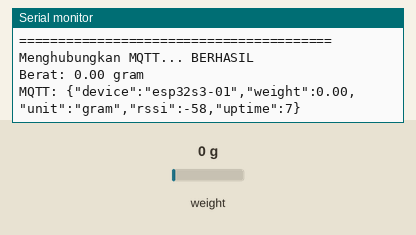
The sketch below on a simulated ESP32-S3. Shown: the last lines printed to the serial monitor. The inputs (shaded band) are chosen by the test bench; at power-on: weight on the scale 0 g. WiFi joins after 1.5 s; servers stay silent unless stated; no MQTT or app messages arrive unless stated.

Above: at 7.7 s.
7.8 s: weight on the scale set to 100 g
At 9.1 s:
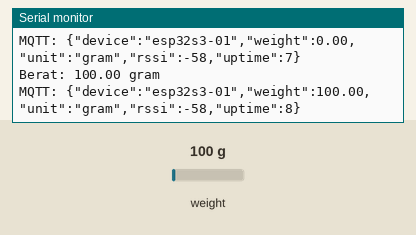
9.3 s: weight on the scale set to 1250 g
At 10.7 s:
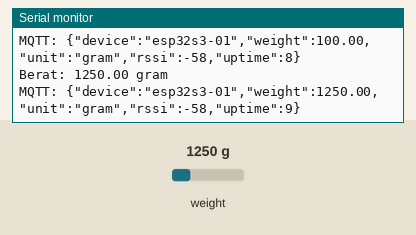
Timing chart, 0 to 12.3 s (numbered marks = the images above; inputs shaded):
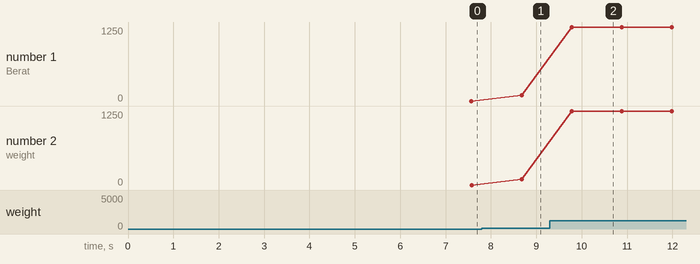

The sketch:

final.ino
```cpp
#include <Arduino.h>
#include <WiFi.h>
#include <WiFiManager.h>
#include <PubSubClient.h>
#include "HX711.h"

// ========================================
// ESP32-S3 N16R8 + HX711
// ========================================
#define LOADCELL_DOUT_PIN 4
#define LOADCELL_SCK_PIN  5

// ========================================
// HX711
// ========================================
HX711 scale;

float calibration_factor = 459.542;

// Nilai di bawah threshold dianggap 0 gram
const float ZERO_THRESHOLD = 1.0;

// ========================================
// MQTT
// ========================================
// GANTI dengan IP Raspberry Pi 4
const char* MQTT_BROKER = "192.168.1.106";
const int   MQTT_PORT   = 1883;

// Topic
const char* MQTT_TOPIC_DATA   = "loadcell/esp32s3-01/data";
const char* MQTT_TOPIC_STATUS = "loadcell/esp32s3-01/status";

// ========================================
// NETWORK
// ========================================
WiFiClient espClient;
PubSubClient mqttClient(espClient);

unsigned long lastPublish = 0;
const unsigned long PUBLISH_INTERVAL = 500;

// ========================================
// MQTT CONNECT
// ========================================
void reconnectMQTT() {

  while (!mqttClient.connected()) {

    Serial.print("Menghubungkan MQTT... ");

    String clientId = "ESP32S3-LoadCell-01-";
    clientId += String((uint32_t)ESP.getEfuseMac(), HEX);

    if (mqttClient.connect(
      clientId.c_str(),
      MQTT_TOPIC_STATUS,
      0,
      true,
      "offline"
    )) {

      Serial.println("BERHASIL");

      // Status online
      mqttClient.publish(
        MQTT_TOPIC_STATUS,
        "online",
        true
      );

    } else {

      Serial.print("GAGAL, rc=");
      Serial.println(mqttClient.state());

      delay(3000);
    }
  }
}

// ========================================
// SETUP
// ========================================
void setup() {

  Serial.begin(115200);
  delay(2000);

  Serial.println();
  Serial.println("========================================");
  Serial.println("ESP32-S3 N16R8");
  Serial.println("HX711 + WiFiManager + MQTT");
  Serial.println("========================================");

  // ======================================
  // HX711
  // ======================================
  scale.begin(
    LOADCELL_DOUT_PIN,
    LOADCELL_SCK_PIN
  );

  scale.set_scale(calibration_factor);

  Serial.println("Pastikan load cell TANPA BEBAN...");
  delay(2000);

  scale.tare();

  Serial.println("Tare selesai.");
  Serial.println("Berat awal = 0 gram");

  // ======================================
  // WIFI MANAGER
  // ======================================
  WiFiManager wm;

  wm.setConfigPortalTimeout(180);

  Serial.println();
  Serial.println("Menghubungkan ke WiFi...");

  bool connected = wm.autoConnect(
    "ESP32-S3-LOADCELL"
  );

  if (!connected) {

    Serial.println("WiFi gagal terhubung.");
    Serial.println("Restart...");

    delay(3000);
    ESP.restart();
  }

  Serial.println();
  Serial.println("WiFi TERHUBUNG!");
  Serial.print("IP ESP32: ");
  Serial.println(WiFi.localIP());

  Serial.print("RSSI: ");
  Serial.println(WiFi.RSSI());

  // ======================================
  // MQTT
  // ======================================
  mqttClient.setServer(
    MQTT_BROKER,
    MQTT_PORT
  );

  mqttClient.setBufferSize(512);

  Serial.print("MQTT Broker: ");
  Serial.print(MQTT_BROKER);
  Serial.print(":");
  Serial.println(MQTT_PORT);

  Serial.println("========================================");
}

// ========================================
// LOOP
// ========================================
void loop() {

  // ======================================
  // MQTT CONNECTION
  // ======================================
  if (!mqttClient.connected()) {
    reconnectMQTT();
  }

  mqttClient.loop();

  // ======================================
  // READ HX711
  // ======================================
  float berat = scale.get_units(10);

  // Auto zero
  if (abs(berat) < ZERO_THRESHOLD) {
    berat = 0.0;
  }

  // ======================================
  // SERIAL MONITOR
  // ======================================
  Serial.print("Berat: ");
  Serial.print(berat, 2);
  Serial.println(" gram");

  // ======================================
  // MQTT PUBLISH
  // ======================================
  if (millis() - lastPublish >= PUBLISH_INTERVAL) {

    lastPublish = millis();

    String payload = "{";
    payload += "\"device\":\"esp32s3-01\",";
    payload += "\"weight\":" + String(berat, 2) + ",";
    payload += "\"unit\":\"gram\",";
    payload += "\"rssi\":" + String(WiFi.RSSI()) + ",";
    payload += "\"uptime\":" + String(millis() / 1000);
    payload += "}";

    mqttClient.publish(
      MQTT_TOPIC_DATA,
      payload.c_str()
    );

    Serial.print("MQTT: ");
    Serial.println(payload);
  }

  delay(100);
}
```

Measured:
- after the input at 7.8 s, the serial monitor: prints a new line after 0.87 s (image 1)
- after the input at 9.3 s, the serial monitor: prints a new line after 0.48 s (image 2)
- plotted number 1: 0 → 100 after the input at 7.8 s, 100 → 1250 after the input at 9.3 s
- plotted number 2: 0 → 100 after the input at 7.8 s, 100 → 1250 after the input at 9.3 s
